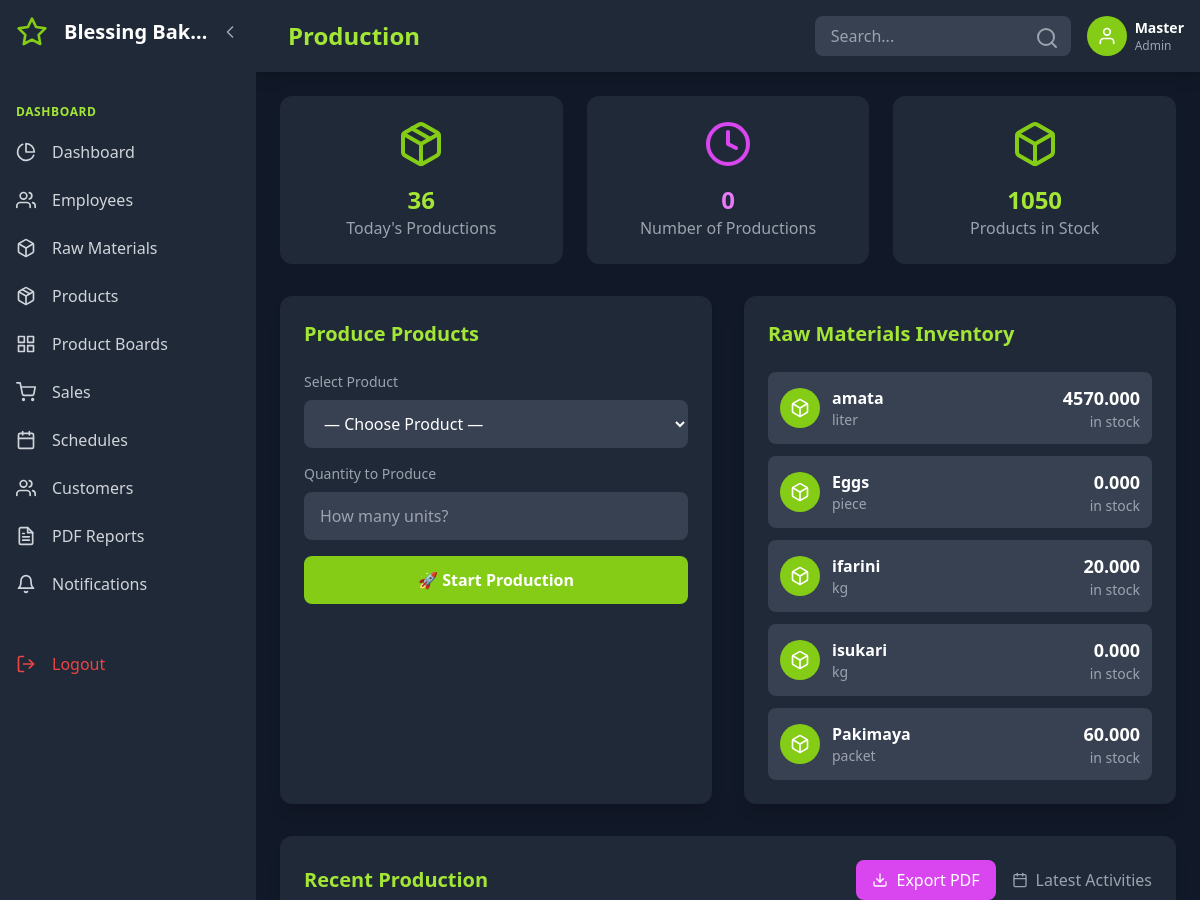
The page /?page=production (signed in, upper part) on the database as committed earlier.
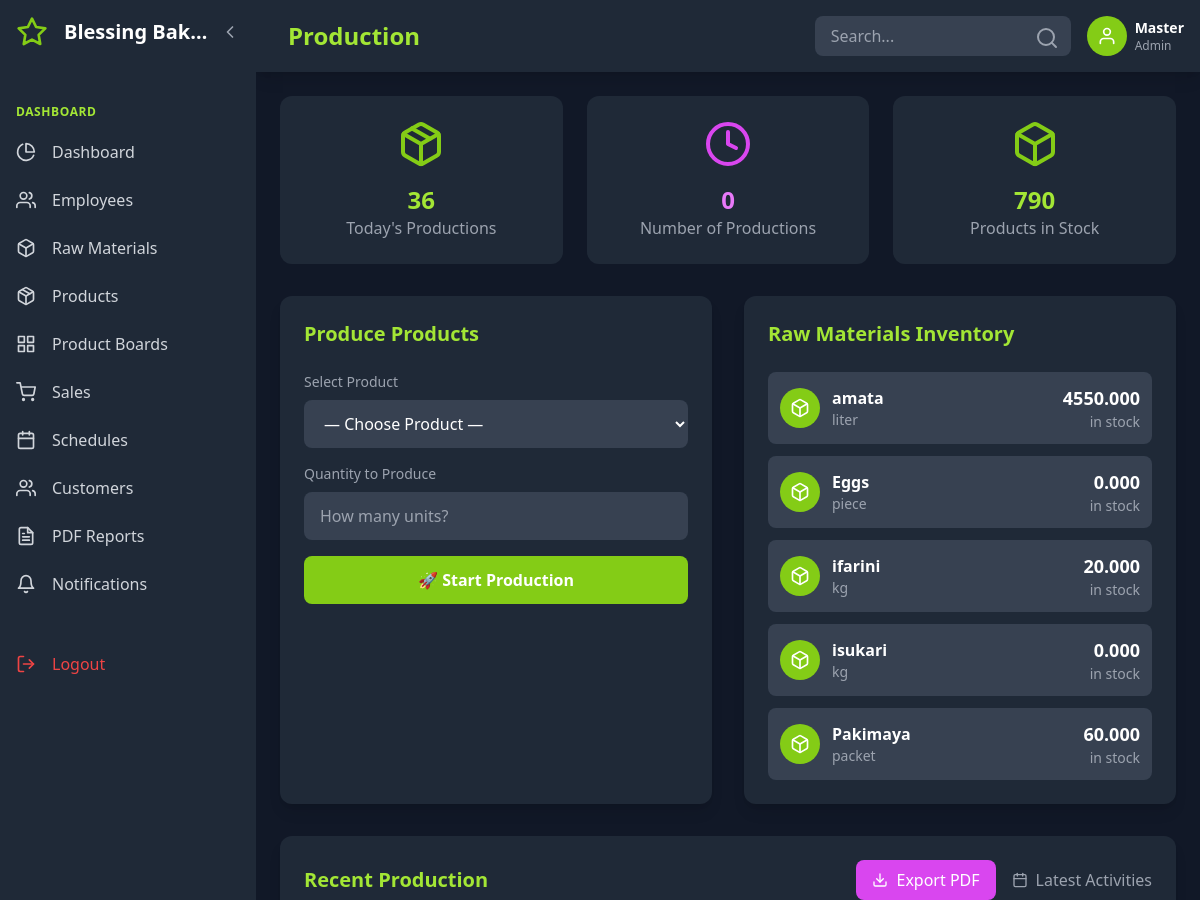
The same page on the database as committed later.
### tables this page shows
CREATE TABLE `raw_materials` (
  `id` int(11) NOT NULL,
  `name` varchar(150) NOT NULL,
  `unit` varchar(20) DEFAULT NULL,
  `category` varchar(100) DEFAULT NULL,
  `unit_cost` decimal(10,4) DEFAULT 0.0000,
  `stock_quantity` decimal(12,3) DEFAULT 0.000,
  `low_threshold` decimal(12,3) DEFAULT 0.000,
  `supplier_id` int(11) DEFAULT NULL,
  `last_purchase_date` datetime DEFAULT NULL,
  `created_at` datetime DEFAULT current_timestamp()
);

### app/controllers/production.php (called while the page is built, shortened)
<?php
require_once __DIR__ . '/../../config/config.php';
$raw_materials = $conn->query("SELECT id, name, stock_quantity, unit FROM raw_materials ORDER BY name")->fetchAll(PDO::FETCH_ASSOC);
$toal_stock = $conn->query("SELECT SUM(stock) FROM products")->fetchColumn() ?? 0;
include __DIR__ . '/../views/production.php';
?>

### public/index.php (called while the page is built, shortened)
<?php
$isAjax = (
    (!empty($_SERVER['HTTP_X_REQUESTED_WITH']) && strtolower($_SERVER['HTTP_X_REQUESTED_WITH']) === 'xmlhttprequest')
);
$page = $_GET['page'] ?? 'home';
$logged_in = isset($_SESSION['user_id']);
$admin_only_pages = ['dashboard','employees','employee_create','raw_materials','products','schedules','admin_reports','reports','material_orders','suppliers','supplier_trips'];
$employee_pages = ['product_boards','production','sales','employee_reports','customers'];
$common_pages = ['notifications','profile','change_password','logout','exports_pdf','export_page_pdf','exports_csv','quick_csv_export','export_schedule','settings'];
$public_pages = ['home','login'];
$dashboard_pages = array_merge($admin_only_pages, $employee_pages, $common_pages);
$dashboard_pages = array_diff($dashboard_pages, ['logout', 'exports_pdf', 'export_page_pdf', 'exports_csv', 'quick_csv_export', 'export_schedule']);
if ($page === 'exports_pdf' && $logged_in) {
    ob_end_clean();
    include __DIR__ . '/../app/controllers/exports_pdf.php';
} else if ($page === 'export_page_pdf' && $logged_in) {
    ob_end_clean();
    include __DIR__ . '/../app/controllers/export_page_pdf.php';
} else if ($page === 'exports_csv' && $logged_in) {
    ob_end_clean();
    include __DIR__ . '/../app/controllers/exports_csv.php';
} else if ($page === 'quick_csv_export' && $logged_in) {
    ob_end_clean();
    include __DIR__ . '/../app/controllers/quick_csv_export.php';
} else if ($page === 'export_schedule' && $logged_in) {
    ob_end_clean();
    include __DIR__ . '/../app/controllers/export_schedule.php';
} else if (in_array($page, $dashboard_pages) && $logged_in) {
    if ($isAjax) {
        include __DIR__ . '/../app/controllers/' . $page . '.php';
    } else {
        include __DIR__ . '/../app/views/header.php';
        include __DIR__ . '/../app/controllers/' . $page . '.php';
        include __DIR__ . '/../app/views/footer.php';
    }
} else if (in_array($page, $public_pages)) {
    if ($page === 'home') {
        include __DIR__ . '/../app/controllers/home.php';
    } else {
        include __DIR__ . '/../app/views/public_header.php';
        include __DIR__ . '/../app/controllers/' . $page . '.php';
        include __DIR__ . '/../app/views/public_footer.php';
    }
}
?>

### app/views/production.php (the view, shortened to what the changed rows need)
<div class="grid grid-cols-1 md:grid-cols-2 lg:grid-cols-3 gap-6 mb-8">
    <div class="bg-gray-800 rounded-xl p-6 text-center">
        <i data-feather="box" class="w-12 h-12 text-lime-500 mx-auto mb-4"></i>
        <h3 class="text-2xl font-bold text-lime-400"><?= $toal_stock ?></h3>
        <p class="text-gray-400">Products in Stock</p>
    </div>
</div>
<div class="grid grid-cols-1 lg:grid-cols-2 gap-8 mb-8">
    <div class="bg-gray-800 rounded-xl p-6 shadow-lg">
        <div class="space-y-3">
            <?php foreach ($raw_materials as $material): ?>
                <div class="flex justify-between items-center p-3 bg-gray-700 rounded-lg">
                    <div class="flex items-center space-x-3">
                        <div class="w-10 h-10 bg-lime-500 rounded-full flex items-center justify-center">
                            <i data-feather="box" class="w-5 h-5 text-white"></i>
                        </div>
                        <div>
                            <p class="text-white font-semibold"><?= htmlspecialchars($material['name']) ?></p>
                            <p class="text-gray-400 text-sm"><?= htmlspecialchars($material['unit']) ?></p>
                        </div>
                    </div>
                    <div class="text-right">
                        <p class="text-white font-bold text-lg"><?= htmlspecialchars($material['stock_quantity']) ?></p>
                        <p class="text-gray-400 text-sm">in stock</p>
                    </div>
                </div>
            <?php endforeach; ?>
        </div>
    </div>
</div>

Rows that differ between the two databases and show on the page:
changed raw_materials "amata": stock_quantity "4570.000" → "4550.000"
Other text that changed with them:
$toal_stock: "1050" → "790"
